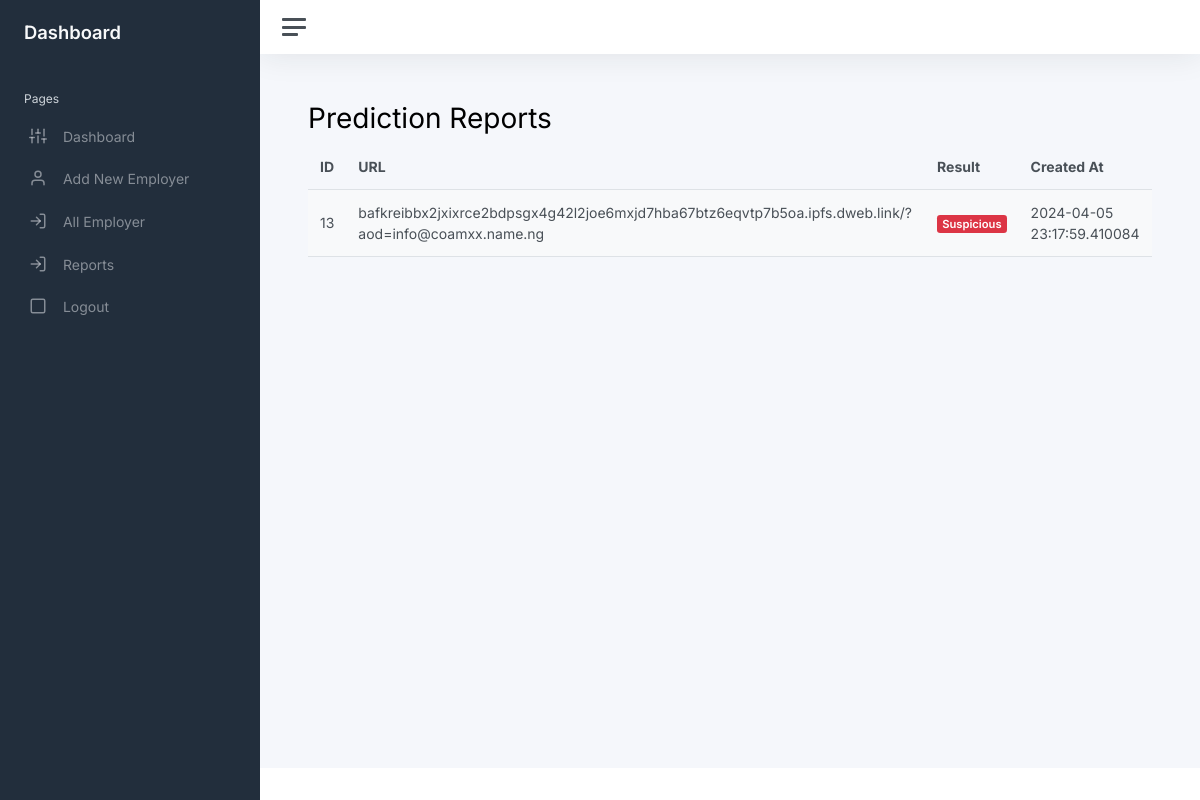
The app's page /reports (signed in) with its own data.
### app.py (models this page shows)
class PredictionReport(db.Model):
    id = db.Column(db.Integer, primary_key=True)
    secure_http = db.Column(db.String(10))
    have_ip = db.Column(db.String(10))
    abnormal = db.Column(db.String(10))
    shortened = db.Column(db.String(10))
    url_len = db.Column(db.Integer)
    special_chars_count = db.Column(db.Integer)
    letters_count = db.Column(db.Integer)
    digits_count = db.Column(db.Integer)
    domain_age = db.Column(db.String(100))
    google_index = db.Column(db.String(10))
    email = db.Column(db.String(100))
    parent_id = db.Column(db.Integer)
    url = db.Column(db.String(255))  # URL field
    result = db.Column(db.String(50))  # Result field
    created_at = db.Column(db.DateTime, default=datetime.utcnow)

### app.py (the view)
@app.route('/reports')
@login_required
def report():
    if current_user.role == 'admin':
        predictions = PredictionReport.query.filter_by(parent_id=current_user.id).all()
        return render_template('reports.html', predictions=predictions)
    else:
        flash('Unauthorized access.', 'error')
        return redirect(url_for('index'))

### app.py (called while the page is built)
@login_manager.user_loader
def load_user(user_id):
    return User.query.get(int(user_id))

### templates/reports.html
{% extends "base.html" %}
{% block content %}
    <h1>Prediction Reports</h1>
    {% if predictions %}
        <table class="table table-striped">
            <thead>
                <tr>
                    <th>ID</th>
                    <th>URL</th>
                    <th>Result</th>
                    <th>Created At</th>
                </tr>
            </thead>
            <tbody>
                {% for prediction in predictions %}
                    <tr>
                        <td>{{ prediction.id }}</td>
                        <td>{{ prediction.url }}</td>
                        <td>
                            {% if prediction.result == " Legitimate" %}
                            <span class="badge bg-success">Legitimate</span>
                        {% else %}
                            <span class="badge bg-danger">{{ prediction.result }}</span>
                        {% endif %}
                        </td>
                        <td>{{ prediction.created_at }}</td>
                    </tr>
                {% endfor %}
            </tbody>
        </table>
    {% else %}
        <p>No prediction reports available.</p>
    {% endif %}
{% endblock %}

### records on screen
PredictionReport: id "13", url "bafkreibbx2jxixrce2bdpsgx4g42l2joe6mxjd7hba67btz6eqvtp7b5oa.ipfs.dweb.link/?aod=info@coamxx.name.ng", result "Suspicious", created_at "2024-04-05 23:17:59.410084"
